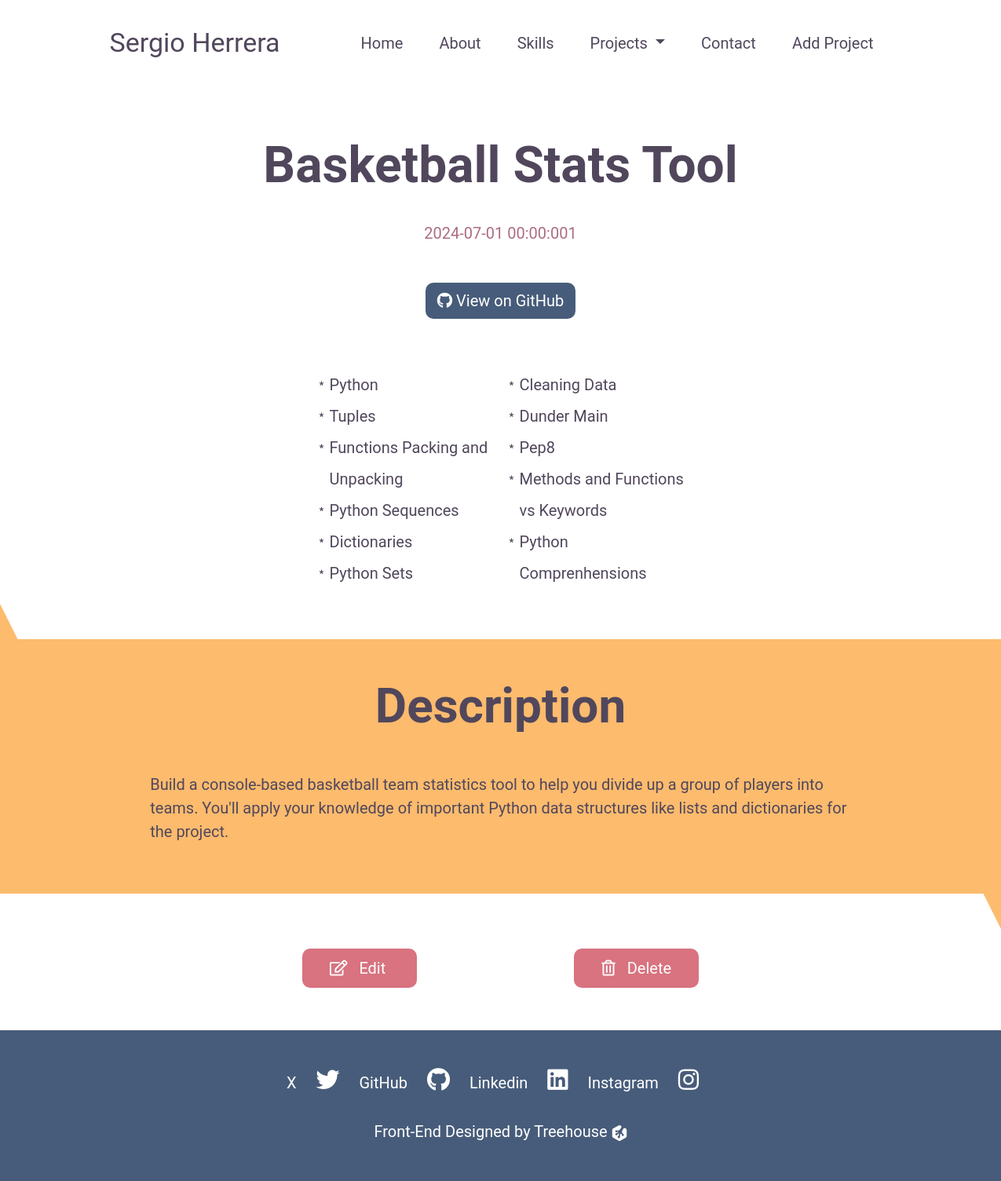
The app's page /projects/2 with its own data.
### models.py (models this page shows, shortened)
class Project(db.Model):
    __tablename__ = 'my_projects'
    id = db.Column(db.Integer, primary_key=True)  # primary key
    title=db.Column('Title', db.String())
    date = db.Column('Date',  db.DateTime, default=datetime.datetime.now)
    description=db.Column('Description', db.String())
    skills_practiced = db.Column('Skills Practice', db.String())
    url = db.Column('GitHub Repo', db.String())

### app.py (the view)
@app.route('/projects/<int:id>')
def detail(id):
    projects = db.session.query(Project).all()
    project = db.one_or_404(db.select(Project).filter_by(id=id))
    skills = project.skills_practiced
    return render_template('detail.html',
                           project=project,
                           id=id, skills=skills,
                           projects=projects)

### templates/detail.html
{% extends 'layout.html' %}
{% block content %}
<section class="header">
  <h1>{{project.title}}</h1>
  <p>{{project.date}}1</p>
  <a href="{{project.url}}" class="github-btn">
    <i class="fab fa-github"></i>
    View on GitHub
  </a>
  <ul class="project-skills">
    <div>
       {% for skill in project.skills_practiced.split(',')  %}
        <li>{{skill}}</li>
       {% endfor %}
    </div>
  </ul>
</section>
<section id="project-desc">
  <div id="triangle5"></div>
  <h2>Description</h2>
  <p>{{project.description}}</p>
  <div id="triangle6"></div>
</section>
<section id="edit-delete">
  <a href="{{url_for('edit',id=project.id )}}">
    <i class="fas fa-edit"></i>
    Edit
  </a>
  <a href="{{url_for('delete',id=project.id )}}">
    <i class="far fa-trash-alt"></i>
    Delete
  </a>
</section>
{% endblock content%}

### static/styles.css (style rules this page uses)
:root { --primary-text: #51475c; --secondary-text: #ab6c82; --primary: #475c7a; --secondary: #fcbb6d; --accent: #d8737f; --white: #fff; }
* { font-family: "Roboto", Arial, Helvetica, sans-serif; color: var(--primary-text); }
h2 { font-size: 30px; font-weight: bold; }
body { overflow-x: hidden; }
.header { margin-left: 5%; margin-right: 5%; margin-top: 5rem; text-align: center; }
.header h1 { font-size: 32px; font-weight: bold; }
.header p { font-size: 20px; color: var(--secondary-text); }
.header .github-btn { display: inline-block; margin-top: 2rem; margin-bottom: 4rem; }
.header .project-skills { list-style: none; text-align: left; margin: auto; line-height: 40px; max-width: 250px; margin-bottom: 4rem; }
.header .project-skills li { position: relative; }
.header .project-skills li::before { content: "\FE61"; position: absolute; left: -20px; }
.github-btn { border-radius: 10px; background-color: var(--primary); padding: 8px 15px; color: var(--white); text-decoration: none; }
.github-btn i { color: var(--white); }
#project-desc { background-color: var(--secondary); position: relative; text-align: center; padding-right: 5%; padding-left: 5%; }
#triangle5 { width: 0; height: 0; border-left: 50px solid transparent; border-right: 50px solid transparent; border-bottom: 100px solid var(--secondary); position: absolute; top: -75px; left: -65px; }
#project-desc h2 { padding-top: 3rem; margin-bottom: 3rem; }
#project-desc p { text-align: left; padding-bottom: 4rem; }
#triangle6 { width: 0; height: 0; border-left: 50px solid transparent; border-right: 50px solid transparent; border-top: 100px solid var(--secondary); position: absolute; bottom: -75px; right: -65px; }
#edit-delete { padding-top: 4rem; padding-bottom: 4rem; text-align: center; }
#edit-delete a { background-color: var(--accent); border-radius: 10px; color: var(--white); padding: 13px 35px; text-decoration: none; }
#edit-delete a:first-of-type { margin-right: 20px; }
#edit-delete a i { color: var(--white); margin-right: 10px; font-weight: normal; }
@media (min-width: 992px) { h2 { font-size: 62px; } }
@media (min-width: 992px) { .header h1 { font-size: 64px; margin-bottom: 2rem; } }
@media (min-width: 992px) { #project-desc { padding-right: 15%; padding-left: 15%; } }
@media (min-width: 1200px) { .header .project-skills { -webkit-column-count: 2; -moz-column-count: 2; column-count: 2; max-width: 500px; } }
@media (min-width: 1200px) { #edit-delete a:first-of-type { margin-right: 200px; } }

### records on screen
Project: title "Basketball Stats Tool", date "2024-07-01 00:00:00", description "Build a console-based basketball team statistics tool to help you divide up a group of players into teams. You'll apply your knowledge of important Python data structures like lists and dictionaries for the project."

### other values on screen
{{ skill }} "Python" "Tuples" "Functions Packing and Unpacking" "Python Sequences" "Dictionaries" "Python Sets" "Cleaning Data" "Dunder Main" "Pep8" "Methods and Functions vs Keywords" "Python Comprenhensions"
